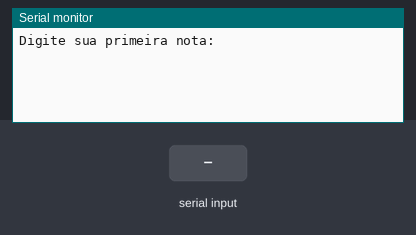
A sketch run on a simulated Arduino Uno, built with avr-gcc and run on an emulated ATmega328P. Shown: the last lines printed to the serial monitor. The inputs (shaded band) are chosen by the test bench.

Above: at 1.2 s.
1.3 s: "90,45,200\n" received over Serial
At 1.7 s:
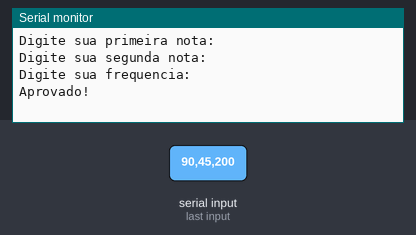
2.8 s: "30,150,10\n" received over Serial
At 3.6 s:
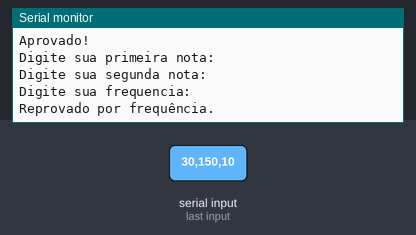

The sketch:

novo_projeto1.ino
```cpp
void setup() {
  Serial.begin(9600);
}

void loop() {
  int nota1, nota2, frequencia;

  Serial.println("Digite sua primeira nota: ");
  while (!Serial.available());
  nota1 = Serial.parseInt();
  Serial.println("Digite sua segunda nota: ");
  while (!Serial.available());
  nota2 = Serial.parseInt();
  Serial.println("Digite sua frequencia: ");
  while (!Serial.available());
  frequencia = Serial.parseInt();
  while (Serial.available()) {
    Serial.read();
  }


  float media = (nota1 + nota2) / 2.0;


  if (media == 10 && frequencia == 100) {
    Serial.println("Parabéns! Nota máxima!");
  } else if (media >= 6 && frequencia >= 75) {
    Serial.println("Aprovado!");
  } else if (media < 6 && frequencia < 75) {
    Serial.println("Reprovado por frequencia e média da nota.");
  } else if (media < 6) {
    Serial.println("Reprovado por nota.");
  } else if (frequencia < 75) {
    Serial.println("Reprovado por frequência.");
  }

  delay(1000);
}
```

Measured:
- after the input at 1.3 s, the serial monitor: prints a new line at once (image 1)
- after the input at 2.8 s, the serial monitor: prints a new line after 0.06 s (image 2)
